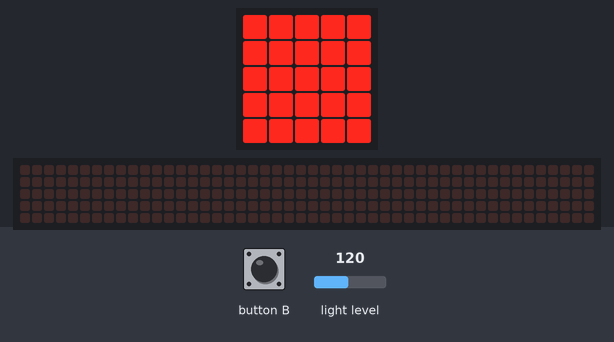
A program run on a simulated BBC micro:bit (MakeCode). Parts: the board's 5×5 LED display, a strip that is not on the board, showing the scrolling text unrolled. The test bench sets the inputs (shaded band); at power-on: light level 120. The 48×5 strip is a reading aid, not a part: it shows the text the display is scrolling, unrolled, one strip-width of it at a time.

Above: at 2.9 s.
3.0 s: button B pressed for 0.15 s
At 3.48 s:
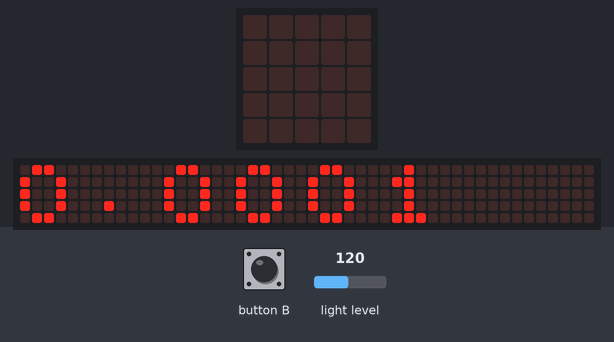
At 10.0 s:
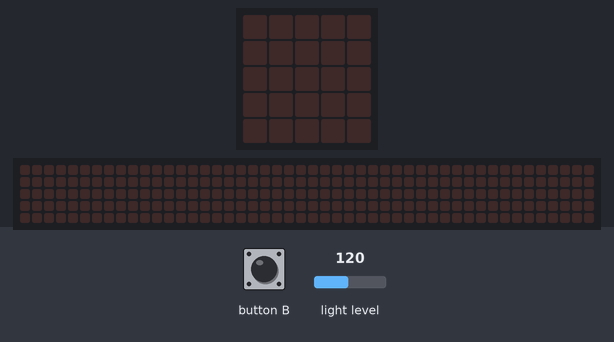
Timing chart, 0 to 11.5 s (numbered marks = the images above; inputs shaded):
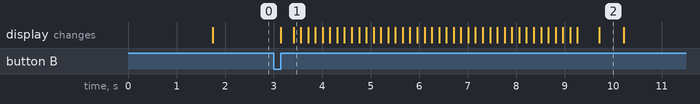

Measured:
- after the input at 3.0 s, the display: first changes after 0.15 s (image 1 shows a later state)
- what the display in image 2 shows lasts 0.5 s, from 9.7 s to 10.2 s

The program:

main.ts
```typescript
function calccost (m: number) {
    kw = WATTS / 1000
    hours = m / 60
    kwh = kw * hours
    cost = kwh * COSTPERKWH
    return cost
}
input.onButtonPressed(Button.B, function () {
    minutes = totaltime / 60000
    if (timing) {
        minutes += (input.runningTime() - starttime) / 60000
    }
    displaying = false
    basic.clearScreen()
    basic.showNumber(calccost(minutes))
    basic.pause(500)
    displaying = true
})
let endtime = 0
let starttime = 0
let timing = false
let totaltime = 0
let minutes = 0
let cost = 0
let kwh = 0
let hours = 0
let kw = 0
let displaying = false
let COSTPERKWH = 0
let WATTS = 0
basic.showString("C")
let LIGHT = 114
WATTS = 1000
COSTPERKWH = 0.18
let HYSTERESIS = 8
LIGHT += HYSTERESIS / 2
let DARK = LIGHT - HYSTERESIS
let reading = input.lightLevel()
basic.pause(1000)
displaying = true
basic.forever(function () {
    reading = input.lightLevel()
    if (reading < DARK) {
        if (timing) {
            endtime = input.runningTime()
            totaltime += endtime - starttime
            timing = false
        }
    } else if (reading >= LIGHT) {
        if (!(timing)) {
            starttime = input.runningTime()
            timing = true
        }
    }
})
basic.forever(function () {
    if (displaying) {
        if (timing) {
            basic.showLeds(`
                # # # # #
                # # # # #
                # # # # #
                # # # # #
                # # # # #
                `)
        } else {
            basic.showLeds(`
                . . . . .
                . . . . .
                . . # . .
                . . . . .
                . . . . .
                `)
        }
    }
})
```

test.ts
```typescript
// aquí va el archivo "tests"; esto no se compilará cuando este paquete se utilice como una extensión.
```
